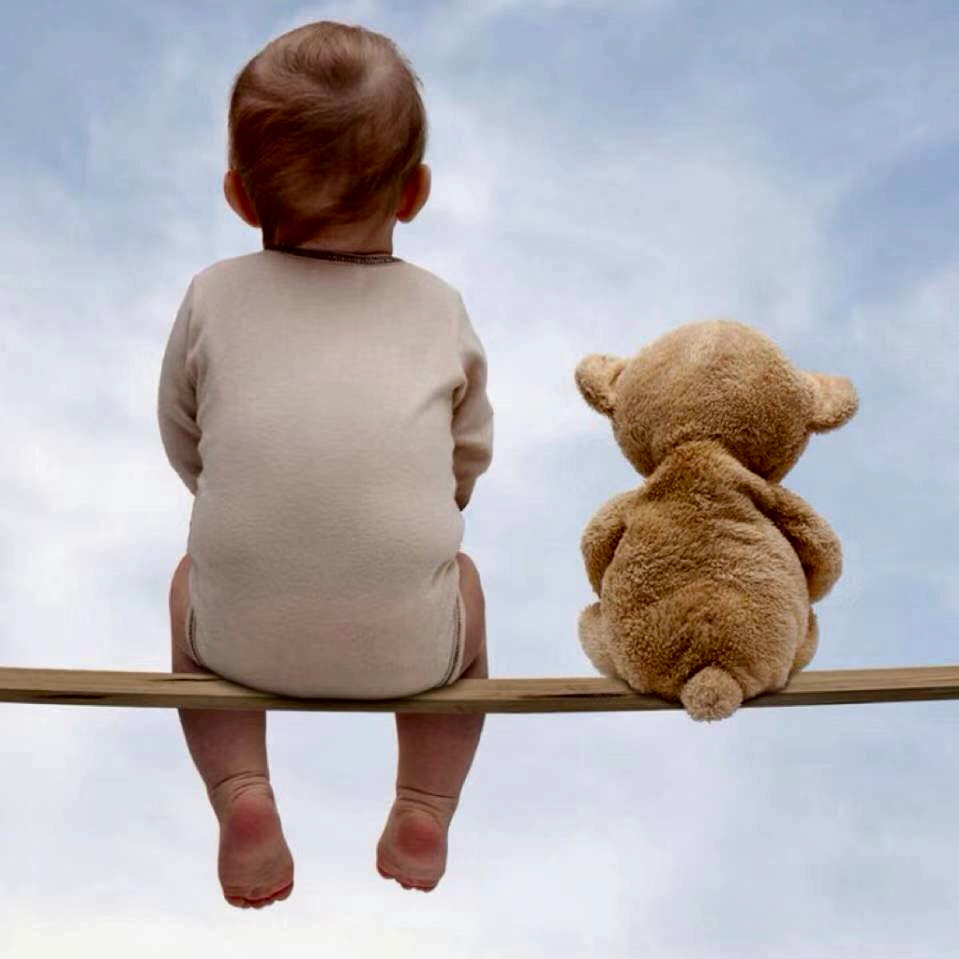
#> input picture notes/blogImg/head.jpg, 959 x 959 px
$ python picture_to_fonts_with_color.py ../notes/blogImg/head.jpg
#> lines starting #> are read from the running program, lines starting #| are printed output that depends on the picture
#-*- coding:utf-8 -*-
import os
from PIL import Image, ImageFont, ImageDraw
import argparse
#命令行输入参数处理
parser = argparse.ArgumentParser()
parser.add_argument('file')
parser.add_argument('-o','--output')

#获取参数
args = parser.parse_args()
File = args.file
OUTPUT = args.output

ascii_char = list("MNHQ$OC67)oa+>!:+. ")

#将像素转换为ascii码
def get_char(r,g,b,alpha = 256):
    if alpha == 0:
        return ''
    length = len(ascii_char)
    gray = int(0.2126 * r + 0.7152 * g + 0.0722 * b)
    unit = (256.0+1)/length
    return ascii_char[int(gray/unit)]

if __name__=='__main__':
    im = Image.open(File)
#> im is the input picture: PIL image 959x959 RGB; mean R, G, B 179, 174.8, 178.8
    WIDTH = int(im.width/6) #高度比例为原图的1/6较好，由于字体宽度
#> WIDTH = 159
    HEIGHT = int(im.height/15)  #高度比例为原图的1/15较好，由于字体高度
#> HEIGHT = 63
    im_txt = Image.new("RGB",(im.width,im.height),(255,255,255))
#> im_txt: PIL image 959x959 RGB; every value is 255
    im = im.resize((WIDTH,HEIGHT),Image.NEAREST)
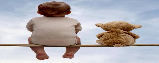
#> im: PIL image 159x63 RGB; mean R, G, B 179.1, 175, 178.9
    txt = ""
    colors = []
    for i in range(HEIGHT):
        for j in range(WIDTH):
            pixel = im.getpixel((j,i))
            colors.append((pixel[0],pixel[1],pixel[2]))#记录像素颜色信息
            if(len(pixel) == 4):
                txt += get_char(pixel[0],pixel[1],pixel[2],pixel[3])
            else:
                txt += get_char(pixel[0],pixel[1],pixel[2])
        txt += '\n'
        colors.append((255,255,255))
    dr = ImageDraw.Draw(im_txt)
    font=ImageFont.load_default().font#获取字体
    x=y=0
    #获取字体的宽高
    font_w,font_h=font.getsize(txt[1])
#> (the run stopped early here; a loop or call above may not have finished)
